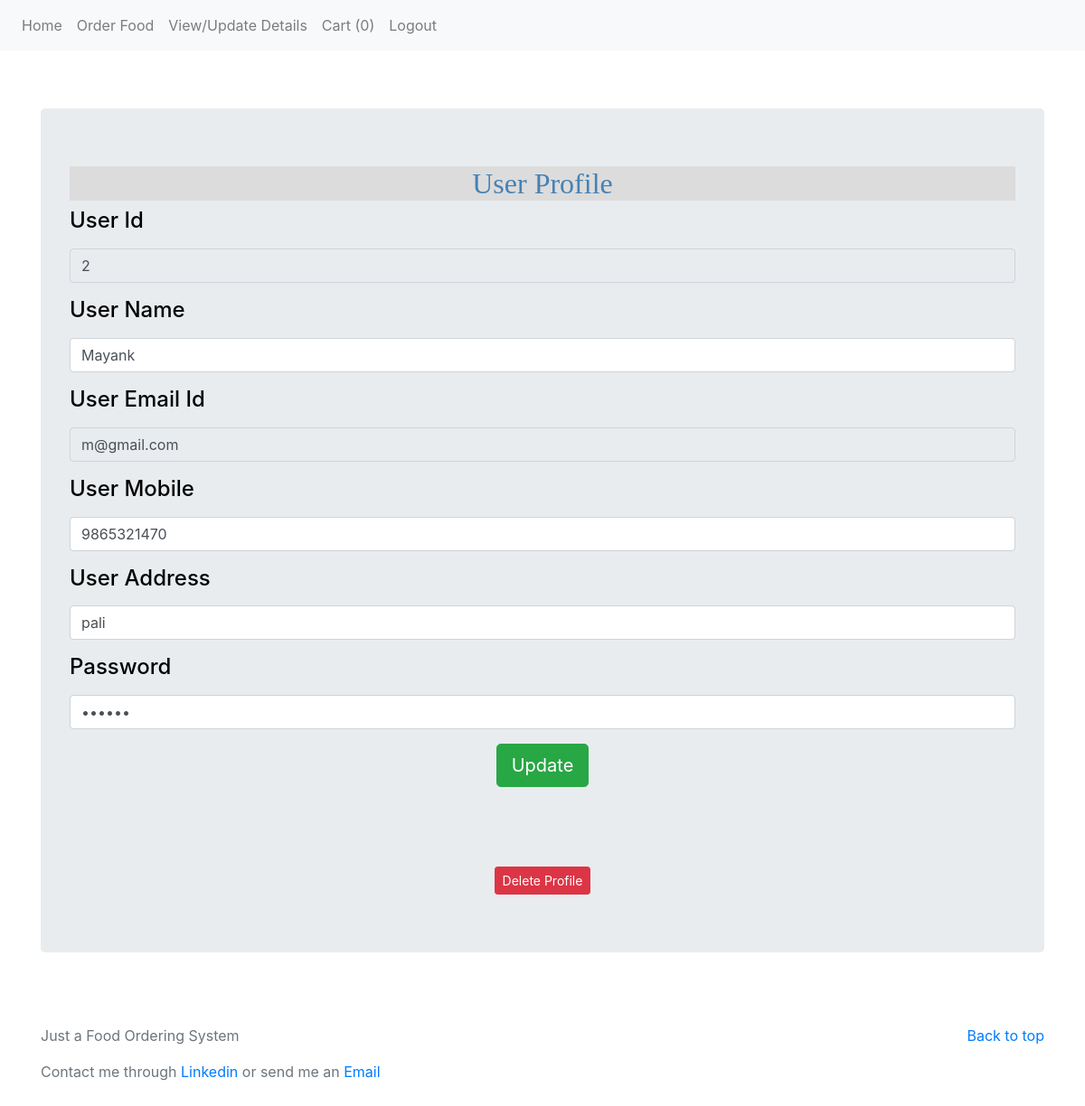
/userupdate (signed in), run on the app's committed database.
### app.py (models this page shows, shortened)
class Customer(db.Model):
    cid = db.Column(db.Integer, primary_key=True, autoincrement=True)
    cname = db.Column(db.String(250), nullable=False)
    cmail = db.Column(db.String(250), unique=True, nullable=False)
    cmobile = db.Column(db.Integer, nullable=False)
    caddress = db.Column(db.String(250), nullable=False)
    cpassword = db.Column(db.String(250), nullable=False)

### app.py (the view, shortened to what this page needs)
@app.route('/userupdate', methods = ['GET', 'POST'])
def userupdate():
    if not session.get('cmail'):
        return redirect(request.url_root)
    cmail=session['cmail']
    customer=Customer.query.filter(Customer.cmail==cmail).first()
    if request.method == 'GET':
        return render_template('updateuser.html',cusname=customer.cname,cusinfo = customer)

### templates/updateuser.html (shortened to what this page needs)
<!DOCTYPE html>
<html lang="en">
<head>
    <link rel="stylesheet" href="https://stackpath.bootstrapcdn.com/bootstrap/4.1.3/css/bootstrap.min.css">
    <link rel="stylesheet" href="https://stackpath.bootstrapcdn.com/bootstrap/4.3.1/css/bootstrap.min.css"
>
</head>
<body>
    <nav class="navbar navbar-expand-md navbar-light fixed-top bg-light">
        <div class="collapse navbar-collapse" id="bs-example-navbar-collapse-1">
            <ul class="navbar-nav mr-auto">
                <li class="nav-item">
                    <a class="nav-link" href="/uhome">Home </a>
                </li>
                <li class="nav-item">
                    <a class="nav-link" href="/umenucard">Order Food <span class="sr-only">(current)</span></a>
                </li>
                <li class="nav-item">
                    <a class="nav-link" href="/userupdate">View/Update Details </a>
                </li>
                <li class="nav-item">
                    <a class="nav-link" href="/cart">Cart ({{session['FoodCart']|length}}) </a>
                </li>
                <li class="nav-item">
                    <a class="nav-link" href="/ulogout">Logout <span class="sr-only">(current)</span></a>
                </li>
            </ul>
        </div>
    </nav>
    <header id="header">
        <br><br><br><br><br>
        <div class="container">
            <div class="jumbotron">
                <div class="center">
                    <div class="intro-text">
                        <div class="spacing">
                            <div class="center">
                                <div class="col-xs-4 col-xs-offset-4">
                                    <div class="text-center">
                                        <h2
                                            style="font-family: Lucida Console; color:steelblue; background-color:#DCDCDC">
                                            User Profile</h2>
                                    </div>
                                    <form action='/userupdate' method="POST">
                                        <div class="form-group">
                                            <label for="cname" style="color:black ">
                                                <h4>User Id</h4>
                                            </label>
                                            <input type="text" class="form-control" id="cid" name="cid"
                                                value={{cusinfo.cid}} readonly>
                                        </div>
                                        <div class="form-group">
                                            <label for="cname" style="color:black ">
                                                <h4>User Name</h4>
                                            </label>
                                            <input type="text" class="form-control" id="cname" name="cname"
                                                value={{cusinfo.cname}}>
                                        </div>
                                        <div class="form-group">
                                            <label for="cname" style="color:black ">
                                                <h4>User Email Id</h4>
                                            </label>
                                            <input type="text" class="form-control" id="cmail" name="cmail"
                                                value={{cusinfo.cmail}} readonly>
                                        </div>
                                        <div class="form-group">
                                            <label for="cname" style="color:black ">
                                                <h4>User Mobile</h4>
                                            </label>
                                            <input type="text" class="form-control" id="cmobile" name="cmobile"
                                                value={{cusinfo.cmobile}}>
                                        </div>
                                        <div class="form-group">
                                            <label for="cname" style="color:black ">
                                                <h4>User Address</h4>
                                            </label>
                                            <input type="text" class="form-control" id="caddress" name="caddress"
                                                value={{cusinfo.caddress}}>
                                        </div>
                                        <div class="form-group">
                                            <label for="cname" style="color:black ">
                                                <h4>Password</h4>
                                            </label>
                                            <input type="password" class="form-control" id="cpassword" name="cpassword"
                                                value={{cusinfo.cpassword}}>
                                        </div>
                                        <div class="form-group">
                                            <div class="col text-center">
                                                <button type="submit" class="btn btn-success btn-lg"
                                                    value=”submit”>Update</button>
                                            </div>
                                        </div>
                                    </form>
                                </div>
                            </div>
                            <br><br><br>
                            <div class="col text-center">
                                <a href="/deleteuser" class="btn btn-danger btn-sm">Delete Profile</a>
                            </div>
                        </div>
                    </div>
                </div>
            </div>
    </header>
    <br><br>
    <footer class="text-muted">
        <div class="container">
            <p class="float-right"><a href="#">Back to top</a></p>
            <p>Just a Food Ordering System</p>
            <p>Contact me through <a href="https://www.linkedin.com/in/nikhil-shrivastava-0504b0146/">Linkedin</a> or
                send me an <a href="mailto: 17ucc038@lnmiit.ac.in">Email</a>
        </div>
    </footer>
    <br>
</body>
</html>

### data on the page
Customer: cid "2", cname "Mayank", cmail "m@gmail.com", cmobile "9865321470", caddress "pali"

### other printed values
{{ session['FoodCart']|length }} "0"
